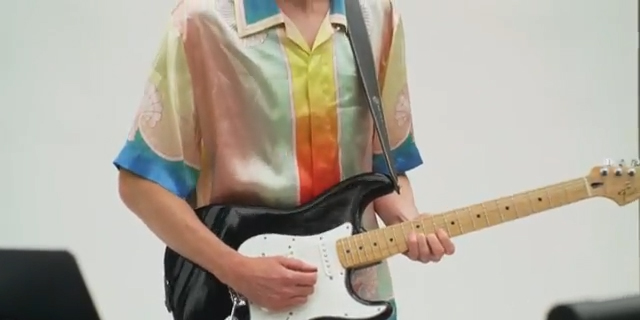
#> input picture data/LF000.jpg, 640 x 320 px
$ jupyter execute 'TP1 -MotionVision.ipynb'   (shell and % lines are left out)
#> lines starting #> are read from the running program, lines starting #| are printed output that depends on the picture
# Motion Estimation

[cell 1]
import numpy as np
from matplotlib import pyplot as plt

[cell 2]
import PIL
from PIL import Image

F1 = Image.open('./data/LF000.jpg', mode='r', formats=None)
#> F1 is the input picture: PIL image 640x320 RGB; mean R, G, B 176.8, 169.7, 158
F2 = Image.open('./data/LF002.jpg', mode='r', formats=None)
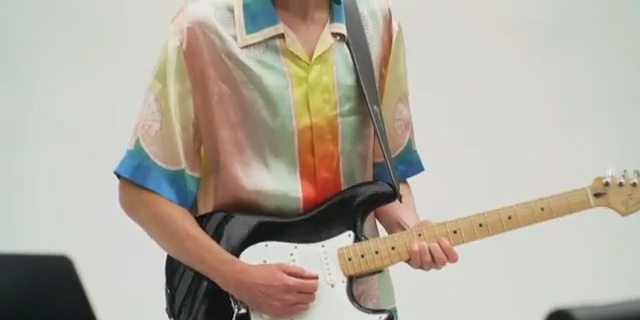
#> input picture data/LF002.jpg, 640 x 320 px
#> F2 is the input picture: PIL image 640x320 RGB; mean R, G, B 178.1, 171.3, 159.6
F1_grey = Image.open('./data/LF000.jpg', mode='r', formats=None).convert('L')
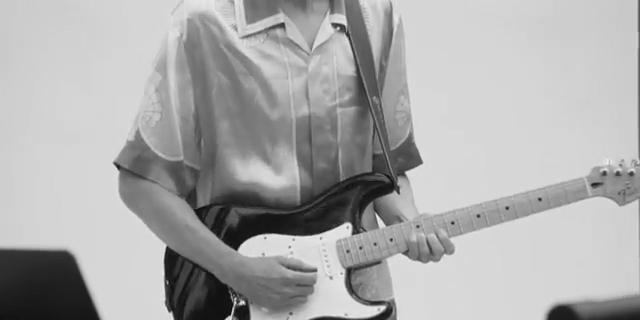
#> F1_grey: PIL image 640x320 L; min 9, max 240, mean 170.5
F2_grey = Image.open('./data/LF002.jpg', mode='r', formats=None).convert('L')
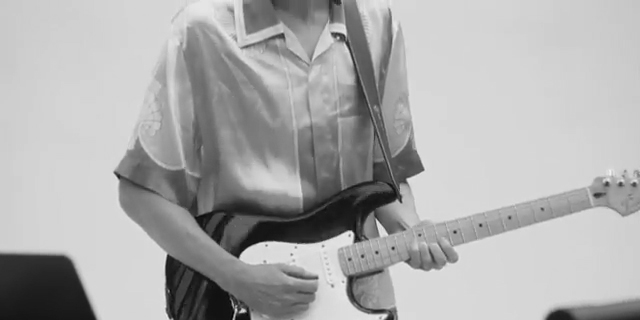
#> F2_grey: PIL image 640x320 L; min 3, max 241, mean 172

On veut estimer le mouvement entre ces deux images

[cell 3]
plt.figure(figsize=(10, 10))
plt.subplot(1, 2, 1)
plt.imshow(F1)
plt.subplot(1, 2, 2)
plt.imshow(F2)
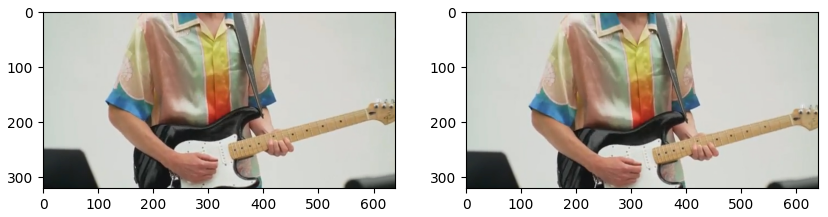
#> figure drawn by matplotlib, 2 panels

[cell 4]
## Recupération de la hauteur et largeur de l'image

h1, w1 = F1.height, F1.width
#> h1 = 320; w1 = 640
h2, w2 = F2.height, F2.width
#> h2 = 320; w2 = 640
print(h1, w1, h2, w2)
#| 320 640 320 640

[cell 5]
## Transformation des images en matrice de float

f1 = np.asarray(F1)
f2 = np.asarray(F2)
f1_grey = np.asarray(F1_grey) / 255
f2_grey = np.asarray(F2_grey) / 255
#| (320, 640, 3)
f1_grey

### Estimation de mouvement par une methode pixel-wise

Avec admission de l’hypothese de l’intensite constante, nous pouvons utiliser l'expression de l'EDFD pour déterminer les vecteurs de mouvements des pixels de l'image 1 vers ceux de l'image 2.

On déterminera un vecteur de mouvement pour chaque pixels

[cell 6]
def criterionRGB(F1, F2):
    """
    Transforme les matrices F1, F2 de shape (h, w, c) en matrice (h, w) selon le critère
    Ici nous ferons la somme des 3 canaux rgb

    F1, F2 : nd.array de shape(h, w, c)
    return f1, f2 : nd.array de shape (h, w)
    """

    h, w = F1.shape[0], F1.shape[1]
#> h = 320; w = 640
    f1 = np.array([[F1[i, j].sum() for j in range(w)] for i in range(h)], dtype='int')
    f2 = np.array([[F2[i, j].sum() for j in range(w)] for i in range(h)], dtype='int')

    return f1, f2

[cell 7]
print(f1.shape)
a, b = criterionRGB(f1, f2)
a.shape
#> Out = (320, 640)

[cell 8]
def DFD_pixelwise(img1, img2, x, y, r):
    """
    img1, img2 : nd.array de shape (h, w)
    x, y : coordonné x, y du pixel courant
    r: voisinage du pixel courrant

    return a_x, a_y : Coordonnées x et y du vecteur d, minimisant l'EDFD
    """
    a_x, a_y = 0, 0
    dfd_min = np.inf

    ## Ici un parcours spécial de -r à r selon les axes y puis x
    ## Ce parcours fait passer les pixels les plus proches du pixel (x, y) en premier

    for i in np.concatenate([np.arange(0, r), np.arange(-r+1, 0)]):
        for j in np.concatenate([np.arange(0, r), np.arange(-r+1, 0)]):
            dfd = np.abs(img2[y+i, x+j] - img1[y, x])

            if (dfd < dfd_min):
                dfd_min = dfd
                a_y, a_x = i, j

    return a_x, a_y

[cell 9]
def DFD_pixelwise2(F1, F2, x, y, r):
    Window_f1 = np.full((2*r+1, 2*r+1), F1[y, x].sum())
    Window_f2 = F2[y-r:y+r+1, x-r: x+r+1]

    diff = np.abs(Window_f2 - Window_f1)
    miny, minx = np.unravel_index(np.argmin(diff, axis=None), diff.shape)
    return -miny, -minx

[cell 10]
def computeVector(r, p, function):
    """
    Renvoie la liste de chaque vecteurs correspondant à chaque pixel

    r: voisinage de chaque pixel
    p: pas de calcul entre chaque pixel
    function: fonction de calcule du vecteur

    return V1 : la liste des coordonnées x de chaque vecteurs de mouvements
           V2 : la liste des coordonnées y de chaque vecteurs de mouvements
    """
#> called with r = 5, p = 7
    V1, V2 = [], []

    for i in range(r, h1-r, p):
        for j in range(r, w1-r, p):
            v1, v2 = function(f1_grey, f2_grey, j, i, r)
            V1.append(v1)
            V2.append(v2)
    return V1, V2

[cell 11]
r = 5
p = 7
V1, V2 = computeVector(r, p, DFD_pixelwise)

[cell 12]
def displayVector(V1, V2, r, pas, w1, h1, img):
    """
    Affichage des vecteurs sur l'image img
    """
#> called with r = 5, pas = 7, w1 = 640, h1 = 320
    x = np.arange(r, w1-r, pas)
    y = np.arange(r, h1-r, pas)
    X, Y = np.meshgrid(x, y)

    sh1, sh2 = X.shape[0], X.shape[1]
    fig, ax = plt.subplots(figsize =(10, 7))
    plt.imshow(img)
    ax.quiver(X, Y, np.array(V1, dtype=float).reshape((sh2, sh1)), np.array(V2, dtype=float).reshape((sh2, sh1)))
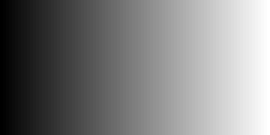
#> X: shape (45, 90) int64 (shown 3 times larger); min 5, max 628, mean 316.5; drawn with min black and max white
    plt.show()
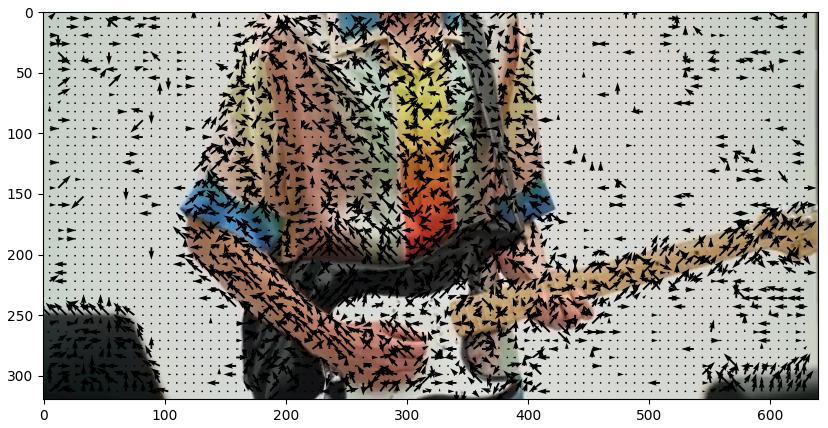
#> figure drawn by matplotlib, 1 panel

[cell 13]
displayVector(V1, V2, r, p, w1, h1, F1)

### Estimation de mouvement par blocs (BMA) pour différentes tailles de blocs.

Toujours avec admission de l’hypothese de l’intensite constante,
on pourra utiliser une méthode exhautive pour déterminer le mouvments des blocs.

[cell 14]
def DFD_blockWise(img1, img2, x, y, r):
    """
    img1, img2 : nd.array de shape (h, w)
    x, y : coordonné x, y du centre du bloc
    r: rayon du bloc

    return a_x, a_y : Coordonnées x et y du vecteur minimisant l'EDFD du bloc courant
    """
    a_x, a_y = 0, 0
    dfd_min = np.inf

    ## Le parcours de -2r à 2r passera tous les blocs autours du blocs courant
    ## Avec un pas de r/2, on aura 16 blocs de comparaisons
    ## On choisira celui qui minisise l'EDFD pour déterminer (a_x, a_y)

    for i in np.concatenate([np.arange(0, 2*r), np.arange(-2*(r+1), 0)])[::int(r/2)]:
        for j in np.concatenate([np.arange(0, 2*r), np.arange(-2*(r+1), 0)])[::int(r/2)]:

            dfd = 0
            for t1 in np.concatenate([np.arange(0, r), np.arange(-r+1, 0)]):
                for t2 in np.concatenate([np.arange(0, r), np.arange(-r+1, 0)]):
                    if (y + i + t1 > 0 and y + i + t1 < img1.shape[0] and
                        x + j + t2 > 0 and x + j + t2 < img1.shape[1]):
                        dfd += np.abs(img2[y+i+t1, x+j+t2] - img1[y+t1, x+t2])

            if (dfd < dfd_min):
                dfd_min = dfd
                a_y, a_x = i, j
    return a_y, a_y

[cell 15]
r = 5
p = 10
V1B, V2B = computeVector(r, p, DFD_blockWise)
